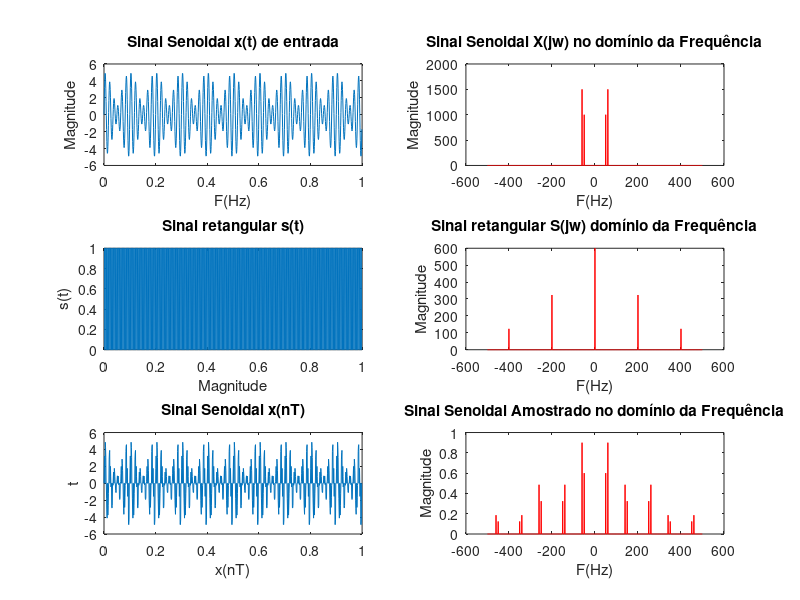
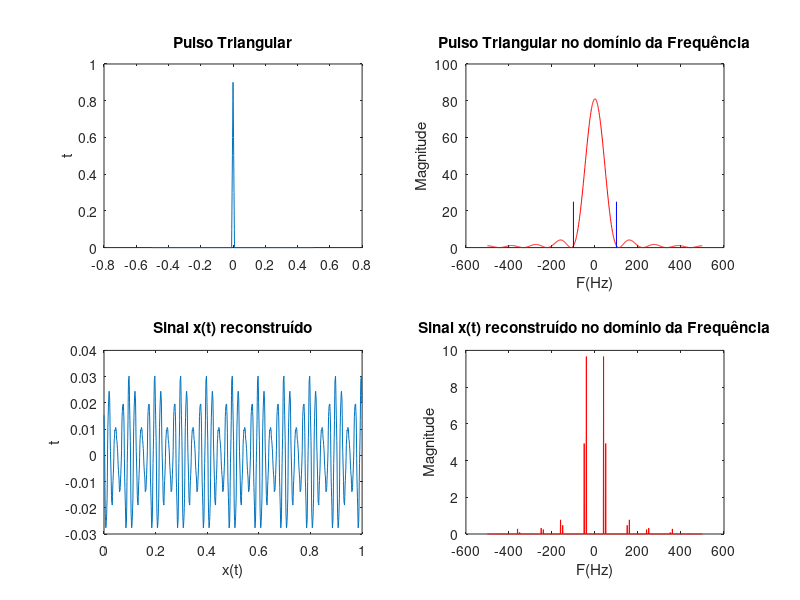

These figures' MATLAB source, in order:
clc;
clear all;
pkg load signal;

n = 1000;
t = 1/n*(0:1:999); % vetor do tempo com passo de 0,001
f_par1 = 50; % Frequência da primeira senoide em Hz
f_par2 = 60; % Frequência da segunda senoide em Hz

sinal = 2*sin(2*pi*f_par1*t) + 3 *sin(2*pi*f_par2*t); % sinal de entrada

% função para criar sinal retangular
function y=square(t)
  t = t*(1/(pi));
  y = ones(size(t));
  y(find(bitand(abs(floor(t)),1))) = -1;
endfunction

fs = 200; % Frequencia de amostragem do sinal retangular

sq = square(2*pi*fs*t); % sinal retângular

% remove parte negativa do sinal retangular
N_square = length(sq);
for k = 1:N_square
  if sq(k) <= 0
    sq(k) = 0;
   else
    sq(k) = 1;
  endif
endfor


f_sinal = (-n/2:n/2-1); % Frequencia do sinal de entrada
X = fftshift(fft(sinal)); % Transformada de Fourier do sinal de entrada

f_sq = (-n/2:n/2-1); % Frequencia do sinal retangular
S = fftshift(fft(sq)); % Transformada de Fourier do sinal retangular

figure;
subplot(3,2,1);
plot(t, sinal);
title('Sinal Senoidal x(t) de entrada');
xlabel('F(Hz)');
ylabel('Magnitude');

subplot(3,2,2);
plot(f_sinal, abs(X),'r'); % O espectro estará centrado em 60 e 50 Hz simetricamente
title('Sinal Senoidal X(jw) no domínio da Frequência');
xlabel('F(Hz)');
ylabel('Magnitude');

subplot(3,2,3);
plot(t, sq); % O espectro etará centrado em zero e nos multiplos inteiros de 200 Hz simetricamente
title('Sinal retangular s(t)');
xlabel('Magnitude');
ylabel('s(t)');

subplot(3,2,4);
plot(f_sq, abs(S), 'r'); % Os espectro estarão centrados na origem e nos multiplos inteiros de 200 Hz simetricamente
title('Sinal retangular S(jw) domínio da Frequência');
xlabel('F(Hz)');
ylabel('Magnitude');

## AMOSTRAGEM DO SINAL

sinal_pam = sinal .* sq; % amostragem do sinal de entrada por meio de pulsos retangulares

f = (-n/2:n/2-1); % Frequencia normalizada
sinal_sampling = fftshift(fft(sinal_pam/n)); % Transformada de Fourier do sinal amostrado

subplot(3,2,5);
plot(t, sinal_pam);  % Os espectro estarão em 60 e 50 Hz e serão duplicados nos multiplos inteiros de 400 Hz  e centrados em 400 Hz (polo positivo e negativo)
title('Sinal Senoidal x(nT)');
xlabel('x(nT)');
ylabel('t');

subplot(3,2,6);
plot(f, abs(sinal_sampling), 'r');
title('Sinal Senoidal Amostrado no domínio da Frequência');
xlabel('F(Hz)');
ylabel('Magnitude');


% Para o filtro passa-baixa a frequência de corte será Ωc = Ωs - ΩM (nesse caso Ωc = 400 - 60)
% Para evitar o Alising (sobreposição das réplicas):  Ωs - ΩM >= ΩM , logo Ωs >= 2ΩM (teorema de Nyquist)
% A frequência de de amostragem tem que ser no mínimo 2 vezes 60 ou maior do que isso
% O efeito de alising só se manisfesta quando o sinal é recuperado quando Ωs < 2ΩM, ou seja, um sinal de frequência maior irá se comportar como um sinal de frequência menor
% Normalmente se amostra com uma taxa bem maior do que o teorema de nyquist e antes da amostragem um filtro anti-alising é aplicado para retirar componentes de alta frequência


## RECONSTRUÇÃO DO SINAL
## Escolher Ωc (frequência de corte) e dar um ganho de T, pois a amplitude será reduzida para 1/T
## O Ωc terá que ser maior que ΩM e menor que Ωs, ou seja, Ωc = Ωs/2

f = (-n/2:n/2-1); % vetor de frequência
t2 = (-0.5:1/n:0.499); % vetor do tempo do pulso triangular

T_max = 1/(fs/2); % largura máxima do pulso retangular
retangulo = rectpuls(t2, T_max); % construção do pulso retangular com largura de 0,007

% filtro de primeira ordem
pulso_triangular = conv(retangulo, retangulo, "same"); % convolução de dois pulsos retângulares para obter o pulso triangular

sinc_triangulo = fftshift(fft(pulso_triangular)); % Transformada de Fourier do pulso triangular

sinal_interpolado = fftshift(sinc_triangulo).* sinal_sampling; % realizar interpolação para reconstrução no domínio da frequência

sinal_reconstruido = ifft(sinal_interpolado); % Transformada Inversa de Fourier aplicada ao sinal reconstruído

figure;
subplot(2,2,1);
plot(t2, pulso_triangular/(T_max*length(t2)));  % Os espectro estarão em 60 e 50 Hz e serão duplicados nos multiplos inteiros de 400 Hz  e centrados em 400 Hz (polo positivo e negativo)
title('Pulso Triangular');
ylabel('t');

subplot(2,2,2);
plot(f, abs(sinc_triangulo), 'r', [fs/2,fs/2], [0,25], 'b', [-fs/2,-fs/2], [0,25], 'b');  % sinal sinc no domínio da frequência com frequência de corte igual a 100 Hz
title('Pulso Triangular no domínio da Frequência');
xlabel('F(Hz)');
ylabel('Magnitude');

subplot(2,2,3);
plot(t, sinal_reconstruido); % O sinal x(t)reconstruído não ficou exatamente igual
title('Sinal x(t) reconstruído');
xlabel('x(t)');
ylabel('t');

subplot(2,2,4);
plot(f, abs(fftshift(sinal_interpolado)), 'r');  % Os espectro ficou centrado em 50 e 40 Hz simetricamente e com ruídos
title('Sinal x(t) reconstruído no domínio da Frequência');
xlabel('F(Hz)');
ylabel('Magnitude');
